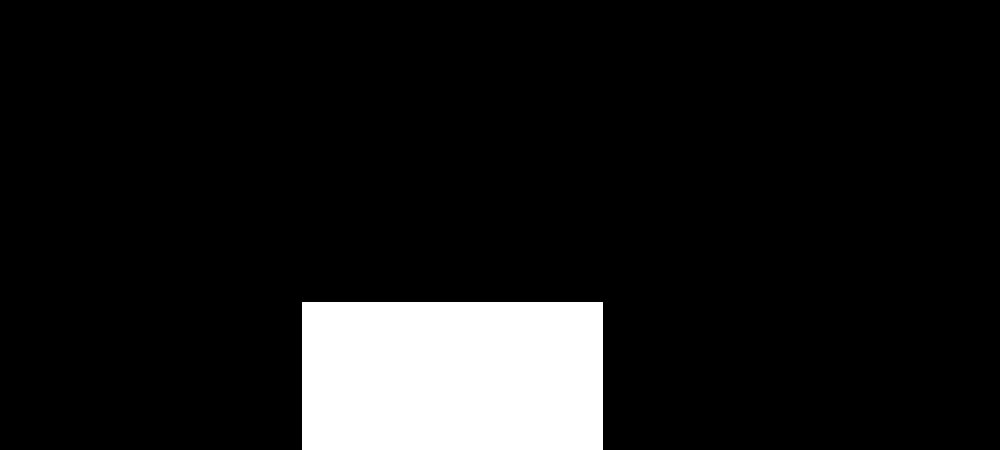
Frame 1 (no input)
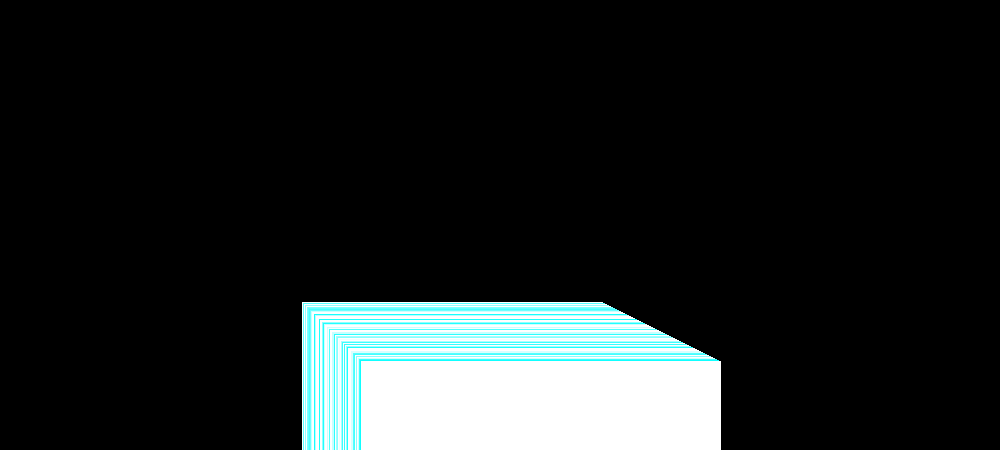
Frame 60 (no input)
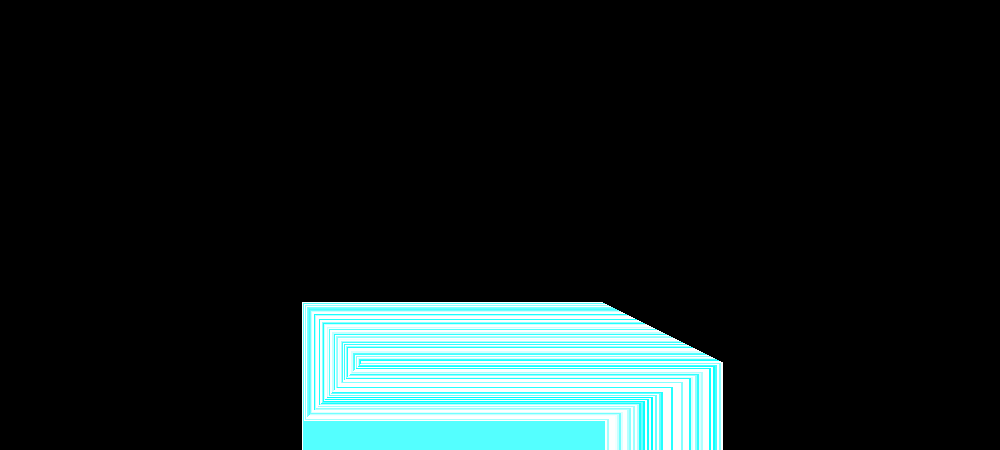
Frame 120 (the mouse pressed at the canvas centre since frame 60)

The p5.js sketch that drew these frames (run headless with seeded random() and noise() and a simulated clock; from frame 60 on, the mouse is pressed at the canvas centre):

// p5.js sketch
// ── sketch.js
var x = 300;
var y = 300;

function setup() {
createCanvas(1000,450);
noStroke();
background(0);
}

function draw() {
  //experiment with the fill values
  fill(random(120+x), x+y+x, 255*x);
  //experiment with the values adding to the x and y variables
  rect(2+x, 2+y, 1+x, y);
  //little logic
  if (mouseY > 300) {
    y--;
  }
  if (mouseY < 300) {
    y++;
  }
  if (mouseX > 300) {
    x--;
  } 
  if (mouseX < 300) {
    x++;
  }
  if (x > 600) {
    x = 0;
  }
  if (y > 600) {
    y = 0;
  }
}

function keyPressed() {
background(0);
}
